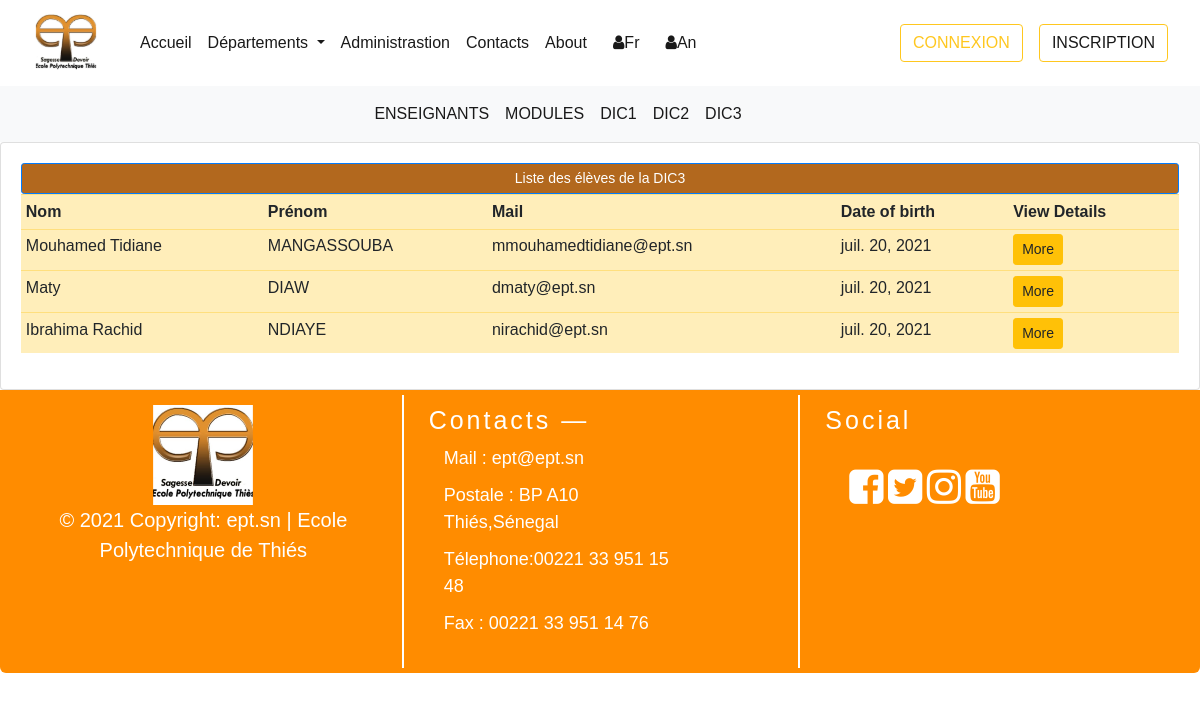
Page /fr/departement/git/dic3 on the committed database.
### departements/models.py (models this page shows, shortened)
class Utilisateur(models.Model):  # COMM0N
    first_name = models.CharField(max_length=300, null=True)
    last_name = models.CharField(max_length=300, null=True)
    mail_user =  models.EmailField(max_length=300, null= True)
    class Meta:
        abstract = True

class EtudiantModel(Utilisateur):  # STUDENT
    CATEGORY = (
            ('GIT', 'GIT'),
            ('GEM', 'GEM'),
            ('GC', 'GC'),
            ('AERO', 'AERO'),
            ('TC', 'TC')
        )
    LEVEL = (
            ('TC1', 'TC1'),
            ('TC2', 'TC2'),
            ('DIC1', 'DIC1'),
            ('DIC2', 'DIC2'),
            ('DIC3', 'DIC3')
        )
    date_of_birth = models.DateField(null=True)
    place_of_birth = models.CharField(max_length=300, null=True)
    depart = models.CharField(max_length = 200, null = True, choices = CATEGORY)
    ma_classe = models.CharField(max_length = 200, null = True, choices = LEVEL )
    class Meta :
        verbose_name = "Etudiant"

### departements/views.py (the view)
# urls.py: path("departement/git/dic3", dic3git, name="dic3git"),
def dic3git(request):
    students = EtudiantModel.objects.filter(ma_classe = 'DIC3').filter(depart = 'GIT')
    context = {'students': students, "classe" : "DIC3"}
    return render(request, "departements/dept_git/dic3.html", context)

### templates/departements/dept_git/dic3.html (shortened to what this page needs)
{% extends "home/base.html" %}
{% block content %}
{% include 'departements/menu_nav_dep.html' %}
<div class="container">
    <div class="row">
        <div class="col-md-12">
            <div class="card card-body">
                <span class="btn btn-primary btn-sm btn-block" style="background-color: #b2681e;">Liste des élèves de la {{classe}} </span>
                <table class="table table-sm table-warning">
                    <tr>
                        <th>Nom</th>
                        <th>Prénom</th>
                        <th>Mail</th>
                        <th>Date of birth</th>
                        <th>View Details</th>
                    </tr>
                    {% for student in students %}
                        <tr>
                            <td>{{ student.first_name }}</td>
                            <td>{{ student.last_name |upper }}</td>
                            <td>{{ student.mail_user }}</td>
                            <td>{{ student.date_of_birth }}</td>
                            <td><a class="btn btn-sm btn-warning" href="{% url 'dic3git_details' student.id %}">More</a></td>
                        </tr>
                    {% endfor%}
                </table>
            </div>
        </div>
    </div>
{% endblock %}

### templates/home/connexion.html (style rules this page uses)
body { font-family: Arial, Helvetica, sans-serif; }

### rows in the picture
EtudiantModel: first_name "Mouhamed Tidiane", last_name "MANGASSOUBA", mail_user "mmouhamedtidiane@ept.sn", date_of_birth "juil. 20, 2021"
EtudiantModel: first_name "Maty", last_name "DIAW", mail_user "dmaty@ept.sn", date_of_birth "juil. 20, 2021"
EtudiantModel: first_name "Ibrahima Rachid", last_name "NDIAYE", mail_user "nirachid@ept.sn", date_of_birth "juil. 20, 2021"

### other values in the picture
{{ classe }} "DIC3"
